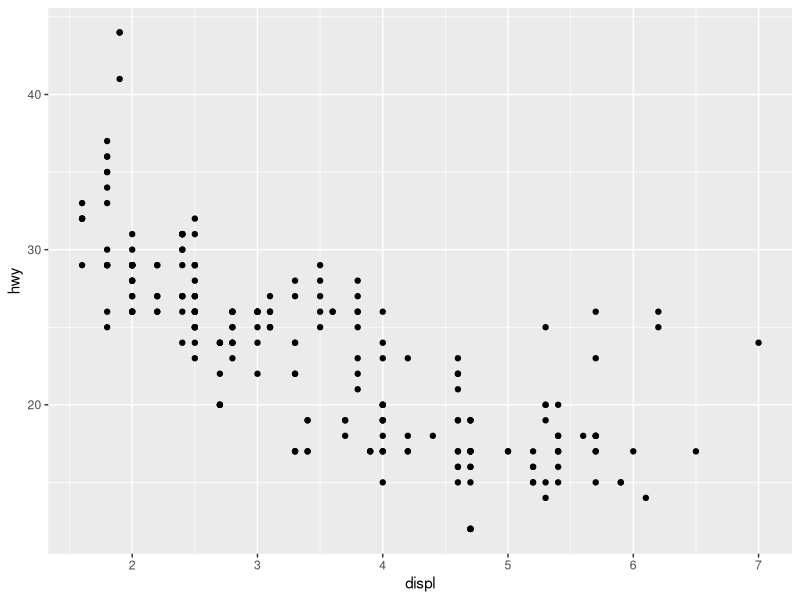
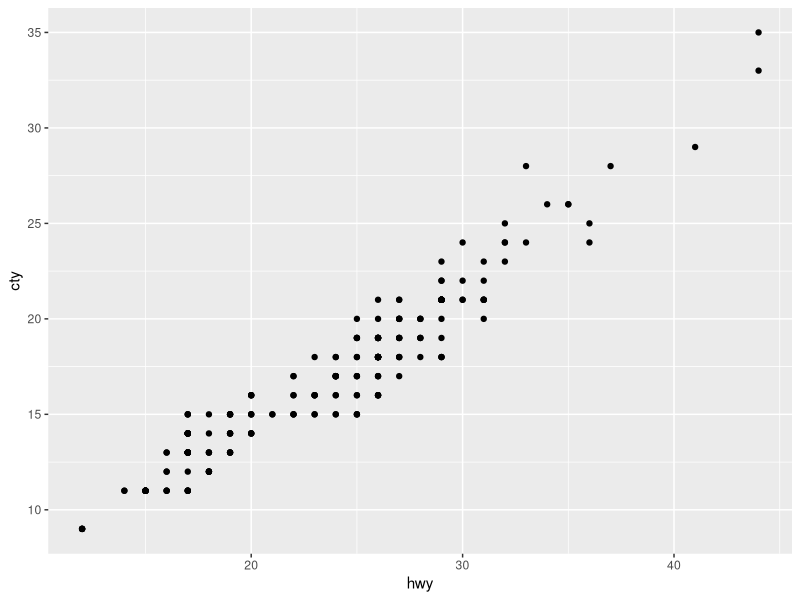
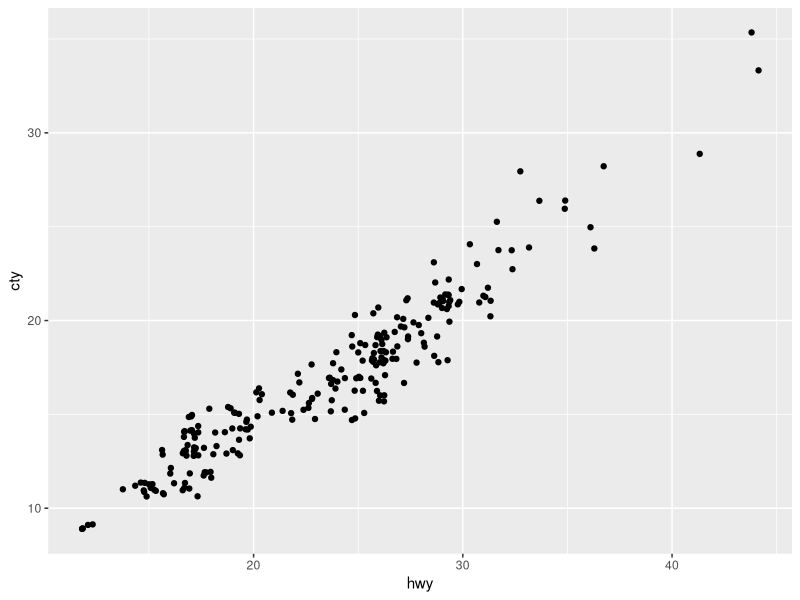
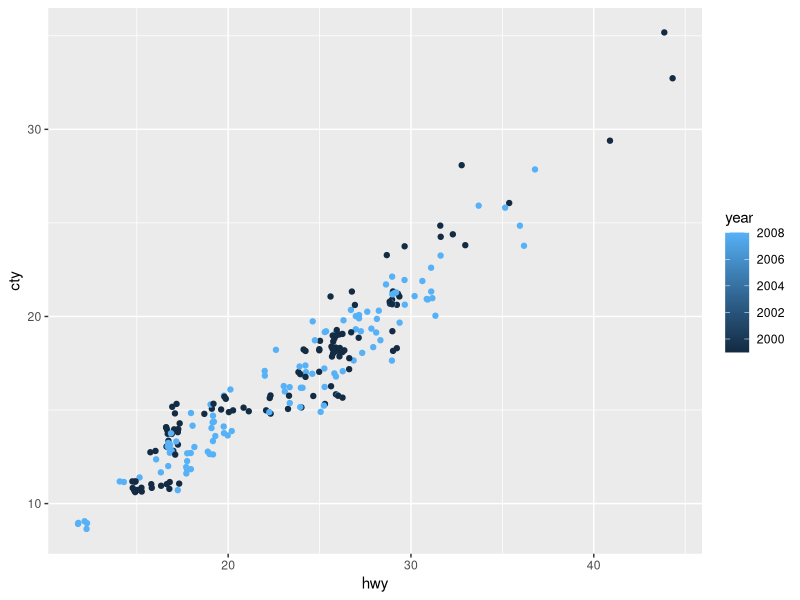
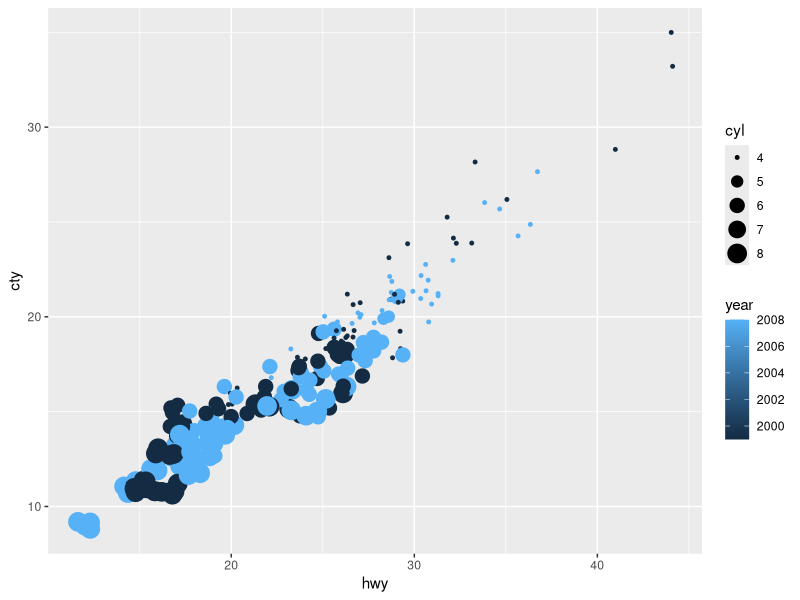
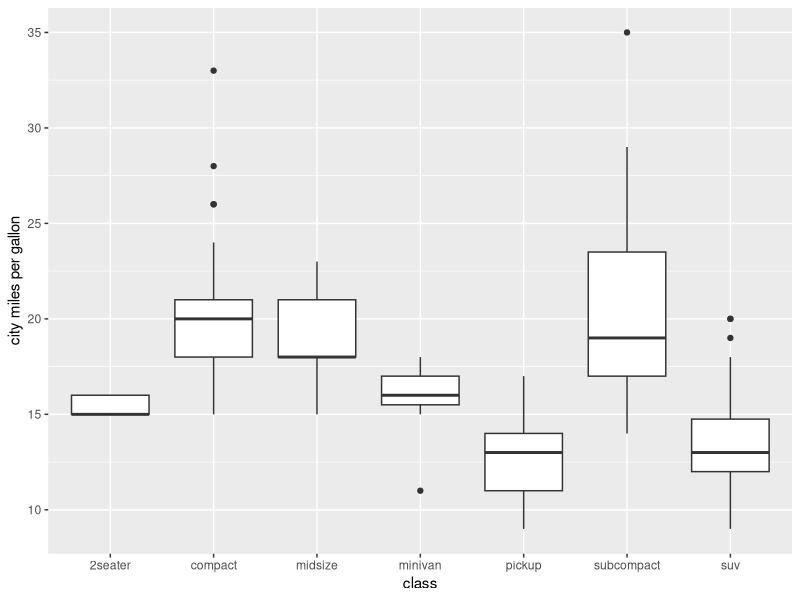
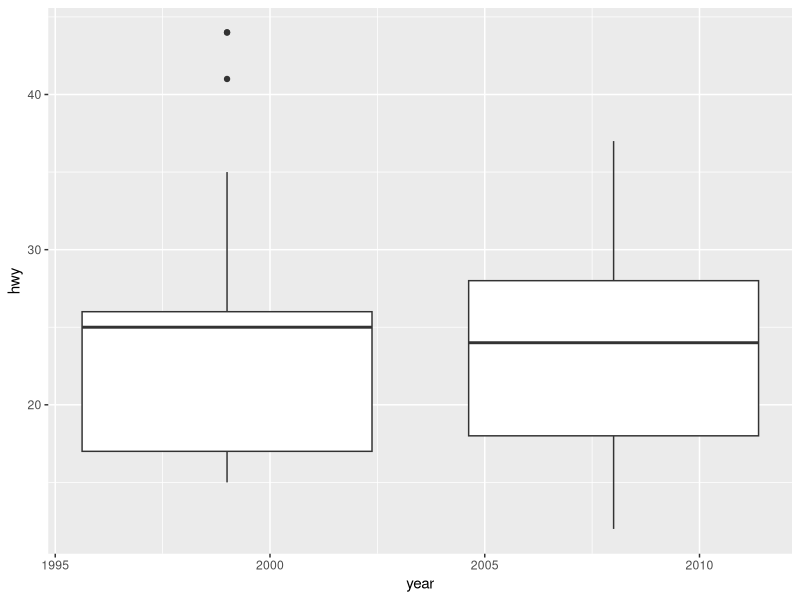
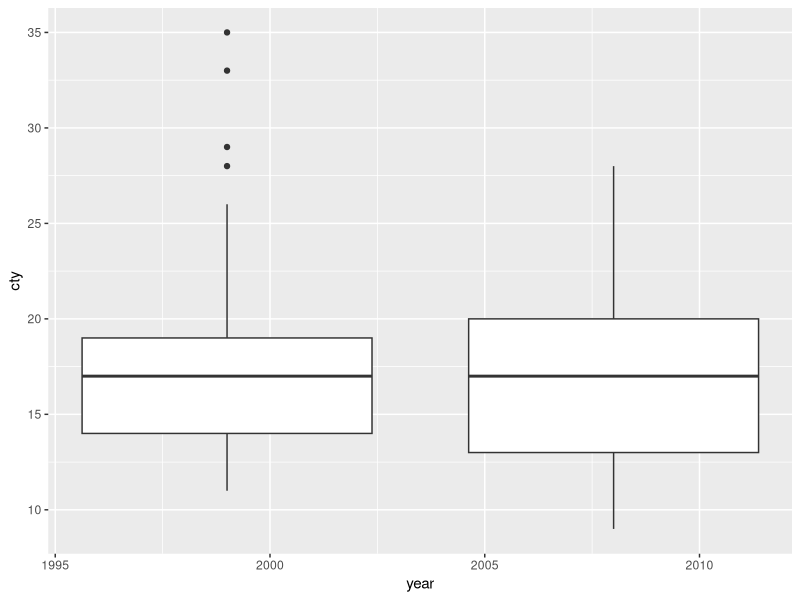

Write the R code that produced these figures, in order.
## ---- chunk 1
knitr::opts_chunk$set(echo = TRUE)
## ---- chunk 2
cel <- 24:15
cel
var(cel)
range(cel)
min(cel)
max(cel)
## ---- chunk 3
convert <- function(fahr)
  cel <- ((fahr - 32) * 5/9)
print(cel)
convert(24.0)
convert(15.0)

var(cel)
range(cel)
max(cel)
min(cel)
## ---- chunk 4
vec <- c()
for (x in c(1:200)) {
  if (x %% 2 == 0) {
    vec <- c(vec, 0)
  }
  else {
    vec <- c(vec, 1)
  }
}
print(vec)

## ---- chunk 5
?round
## ---- chunk 6
numPerfect <- 0
#test <- c()
for (x in c(1:1001)) {
  sqrt <- x^0.5
  if (sqrt == round(sqrt)) {
    numPerfect = numPerfect + 1
    #test <- c(test, x)
  }
}
print(numPerfect)
## ---- chunk 7
install.packages('ggplot2')
library(ggplot2)

## ---- chunk 8
mpg
## ---- chunk 9
?mpg
## ---- chunk 10
ggplot(data = mpg) + geom_point(mapping = aes(x = displ, y = hwy))
## ---- chunk 11
summary(mpg)
## ---- chunk 12
mpg1999 <- mpg[mpg$year == 1999,]
mpg1999
## ---- chunk 13
sortHwy <- mpg[order(-mpg$hwy), ]
top3 <- sortHwy[1:3, ]
print(top3)
## ---- chunk 14
mpg2008 <- mpg[mpg$year == 2008,]
mpg2008
## ---- chunk 15
CompactModels <-  mpg[mpg$class == 'compact', ]
numCompact <- length(unique(CompactModels$model))
print(numCompact)
## ---- chunk 16
ggplot(mpg, aes(x=hwy, y=cty))+geom_point()
## ---- chunk 17
ggplot(aes(x=hwy, y=cty), data = mpg) +geom_jitter()
## ---- chunk 18
ggplot(aes(x=hwy, y =cty, color = year), data = subset(mpg, year == 2008 | year == 1999), select = c(hwy, cty)) + geom_jitter()
## ---- chunk 19
ggplot(aes(x=hwy, y =cty, color = year, size = cyl), data = subset(mpg, year == 2008 | year == 1999), select = c(hwy, cty)) + geom_jitter()
## ---- chunk 20

summary(mpg[mpg$year == '1999', ][, c('year', 'hwy')])
summary(mpg[mpg$year == '2008', ][, c('year', 'hwy')])

summary(mpg[mpg$year == '1999', ][, c('year', 'cty')])
summary(mpg[mpg$year == '2008', ][, c('year', 'cty')])
## ---- chunk 21
ggplot(aes(x = class, y = cty),data=mpg) + geom_boxplot() + scale_y_continuous(name="city miles per gallon")
hwy1 <- ggplot(mpg, aes(group=year, x=year, y=hwy)) + geom_boxplot()
hwy1
cty1 <- ggplot(mpg, aes(group=year, x=year, y=cty)) + geom_boxplot()
cty1
